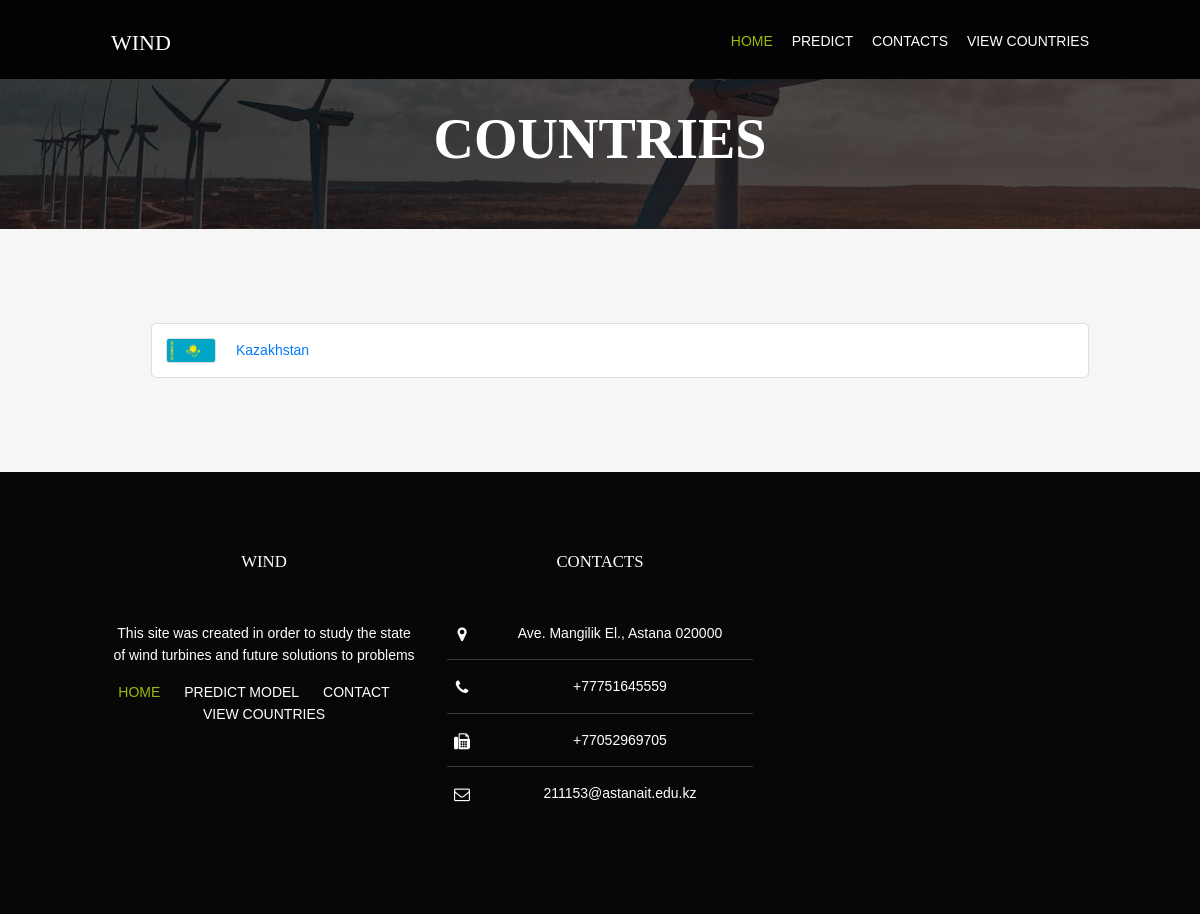
The page /countries/ on the database as committed earlier.
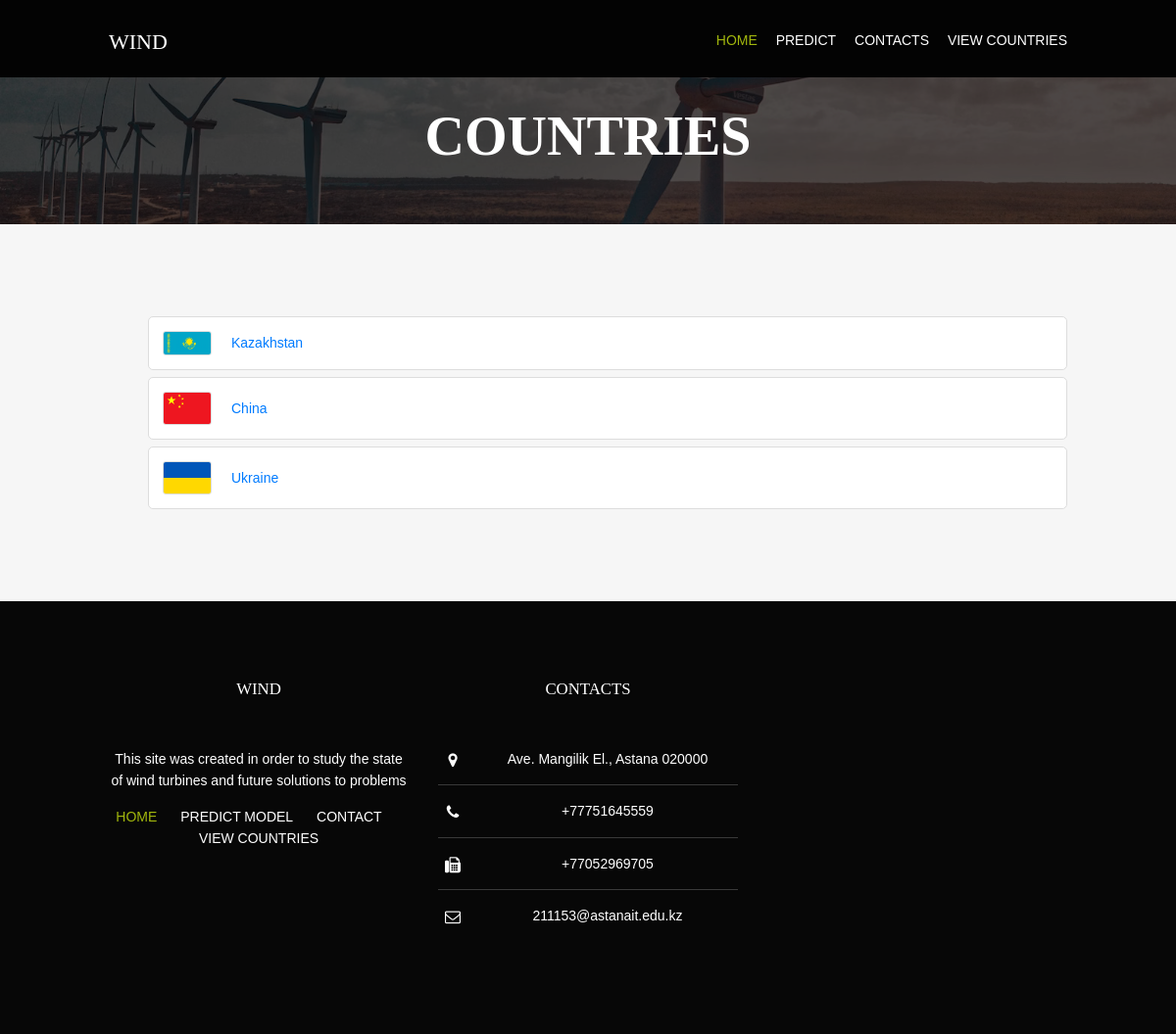
The same page on the database as committed later.
### windT/models.py (models this page shows, shortened)
class Country(models.Model):
    name = models.CharField(max_length=100)
    country_description = models.TextField(default='There is no information yet')
    flag_photo = models.ImageField(upload_to='flags/')
    land_area = models.FloatField()

### windT/views.py (the view)
# urls.py: path('countries/', country_list, name='country_list'),
def country_list(request):
    countries = Country.objects.all()
    return render(request, 'turbo/country_list.html', {'countries': countries})

### windT/templates/turbo/country_list.html
{% extends 'base.html' %}
{% load static %}
{% block content %}
<div class="bgded overlay" style="background-image:url({% static 'images/demo/backgrounds/02.jpg'%});">
  <section id="pageintro" class="hoc clear" style="padding: 2rem 0;">
    <div>
      <h2 class="heading">СOUNTRIES</h2>
    </div>
  </section>
</div>
<div class="wrapper row2">
<section class="hoc container clear">
    <div class="col-12">
        <ul class="list-group">
            {% for country in countries %}
                <li class="list-group-item country-item">
                    <img src="{{ country.flag_photo.url }}" alt="{{ country.name }} flag" class="flag-photo">
                    <a href="{% url 'country_detail' country.id %}">{{ country.name }}</a>
                </li>
            {% endfor %}
        </ul>
    </div>
</section>
</div>
{% endblock %}

Rows that differ between the two databases and show on the page:
added Country: flag_photo (picture), name "China"
added Country: flag_photo (picture), name "Ukraine"
